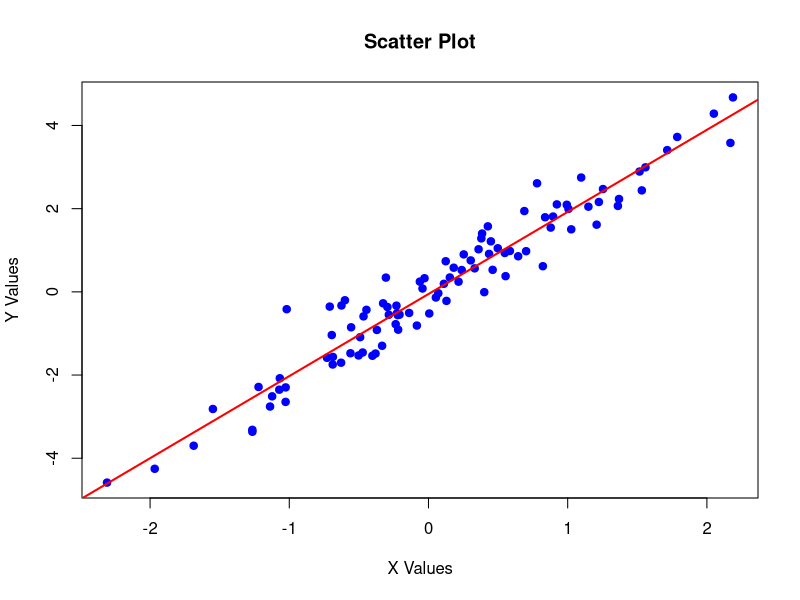
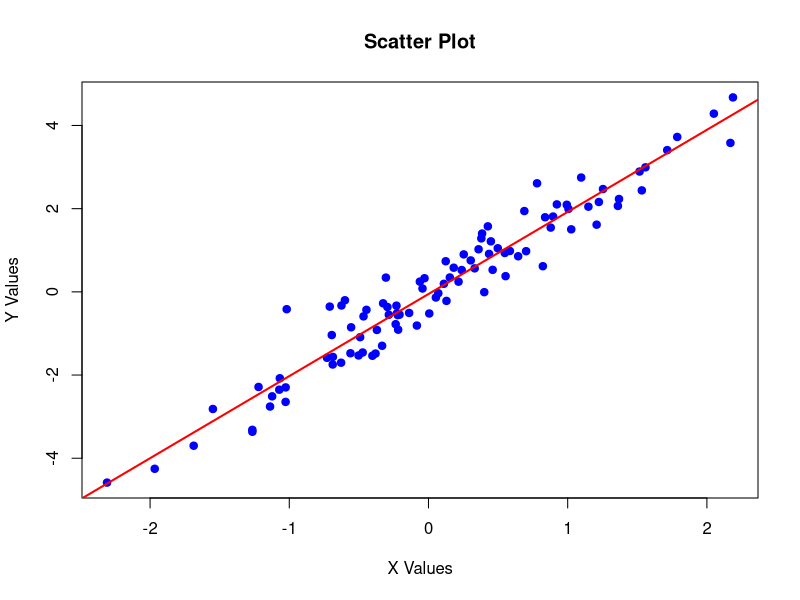

Source code (R) for these figures, in order:
# R script to create a scatter plot and save it with a random filename

# Generate random data for the scatter plot
set.seed(123)  # For reproducible results
x <- rnorm(100)
y <- 2 * x + rnorm(100, sd = 0.5)

# Generate a random filename
random_string <- paste(sample(c(letters, LETTERS, 0:9), 10, replace = TRUE), collapse = "")
filename <- paste0("scatter_plot_", random_string, ".png")

# Create the scatter plot
plot(x, y, 
     main = "Scatter Plot", 
     xlab = "X Values", 
     ylab = "Y Values",
     pch = 19,  # solid circles
     col = "blue")

# Add a trend line
abline(lm(y ~ x), col = "red", lwd = 2)

# Save the plot with the random filename
png(filename, width = 800, height = 600)
plot(x, y, 
     main = "Scatter Plot", 
     xlab = "X Values", 
     ylab = "Y Values",
     pch = 19,  # solid circles
     col = "blue")
abline(lm(y ~ x), col = "red", lwd = 2)
dev.off()

cat("Scatter plot saved as:", filename, "\n")
